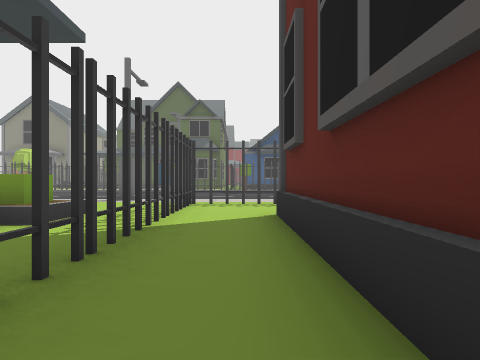
[1] (above)

17 first-person views from a walk through a scene from a Unity 3-D project. The camera is 1.2 m above the floor, looks level and sees 75° across. The floor is counted in squares, 2 m on a side. Each view is taken from the middle of a square. On the plan, view 1 faces up. The plan holds only what a view shows up to about 9 squares ahead; the rest is blank. The place goes on beyond the plan. The player is left out.

[2]
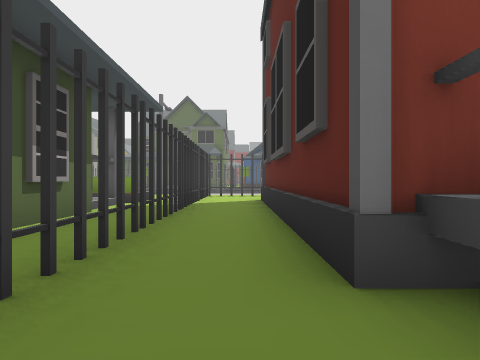

[3]
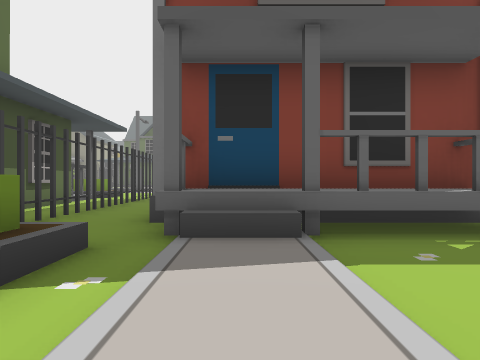

[4]
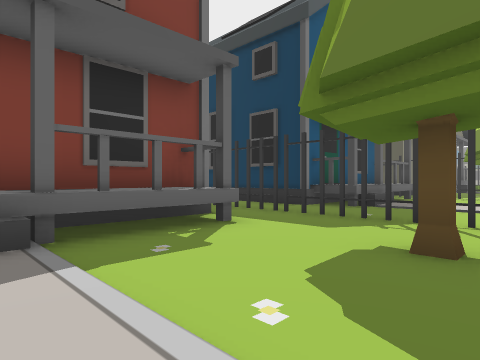

[5]
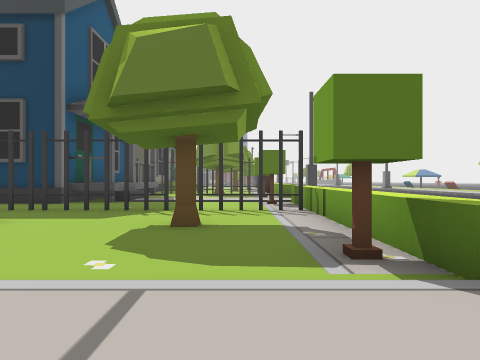

[6]
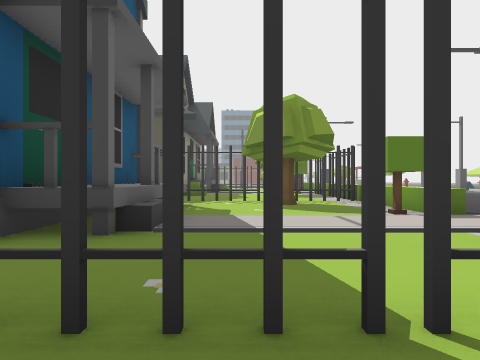

[7]
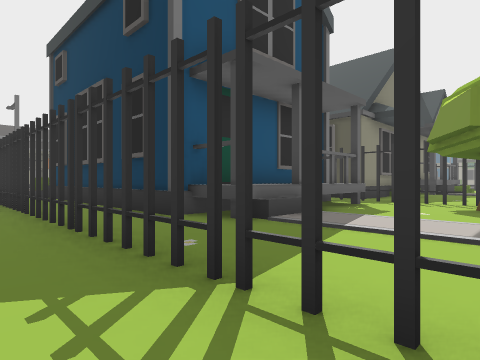

[8]
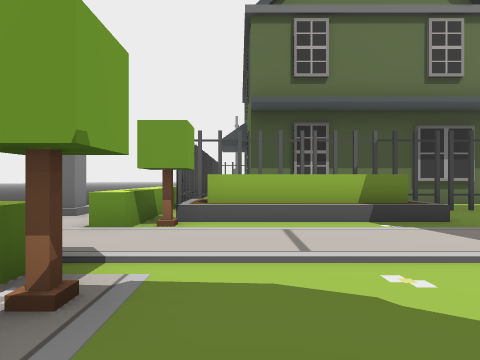

[9]
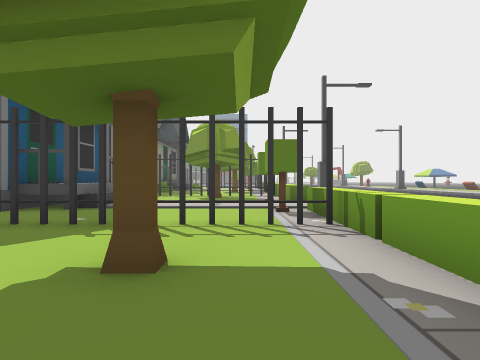

[10]
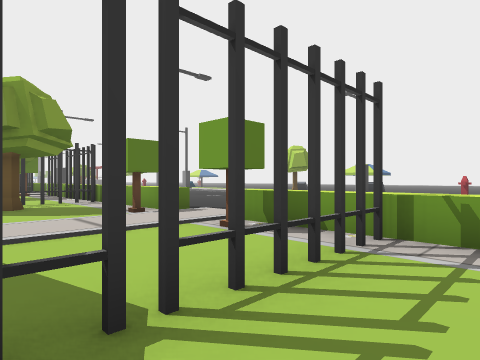

[11]
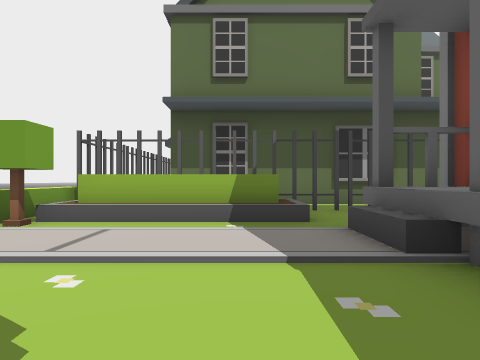

[12]
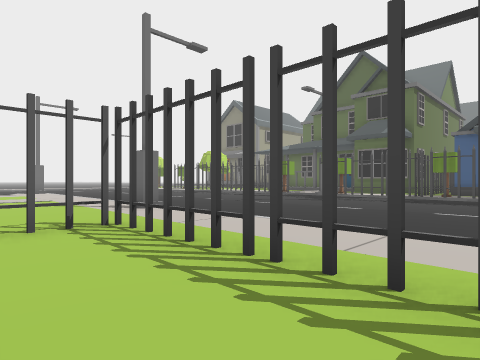

[13]
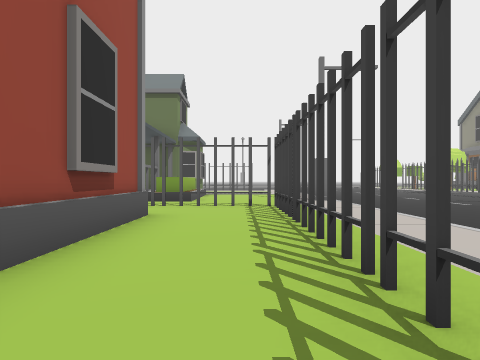

[14]
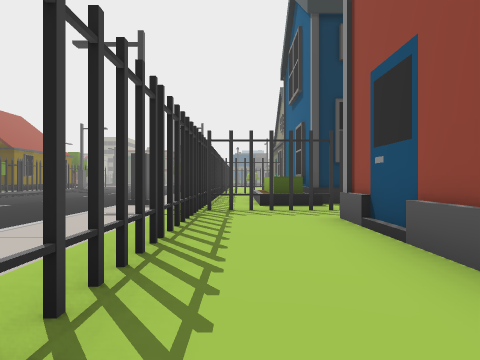

[15]
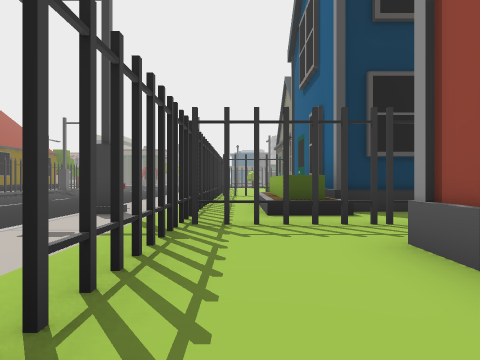

[16]
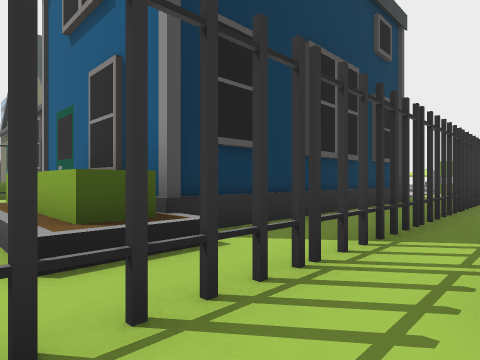

[17]
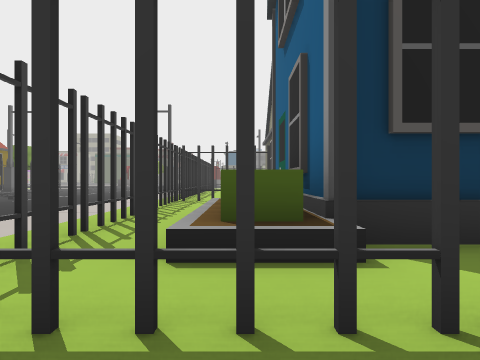

### Floor plan
Key: @ floor where view 1 was taken; # wall or solid block; x gap in a wall; . main floor; - floor 0.25 m lower than the main floor; _ floor 0.5 m lower than the main floor; : floor 1 m higher than the main floor; / step, stairs or slope; = window, fence, low wall or low ledge; ^ raised ledge; T thing the floor can be seen under or through; R tree; F flower; O other object.
Columns run from 7 left of view 1 to 16 right of it. Each row starts with its distance up from view 1.
 16        ___
 15        ___
 14
 13     ------      ----
 12    -------    ------ --
 11    -------   ----------
 10     /////////////O/ /
  9 ....#.........../.....
  8 ......Tx.##.TTTTTTT.##.#
  7   ....T.......T.......#
  6     ..T.......T.OOO   #
  5  OOO/.T.#####TT.######
  4     #.T.#     T.#
  3     x.T.#     T.#
  2     #.T.#     T.#
  1     #.T.#     T.#
  0     #.T@#     T.#
 -1     #.T.#     T.#
 -2     #.T.#####TT.######
 -3     #.T.^:=:=.T..=##=.x
 -4     # #../....T..==...#
 -5     # #O......T.......#.
 -6     # #O....R.x......R..
 -7       #O......#.......#.
 -8    #### R.RFOOOOR.#R O#

Positions as (right, up) in squares from view 1, and headings:
1: (0, 0), facing up
2: (0, -4), facing up
3: (2, -7), facing up
4: (2, -7), facing up-right
5: (1, -7), facing right
6: (6, -5), facing right
7: (6, -7), facing up-right
8: (5, -7), facing left
9: (3, -7), facing right
10: (6, -5), facing down-right
11: (5, -5), facing left
12: (3, 6), facing up-left
13: (6, 7), facing left
14: (1, 7), facing right
15: (3, 7), facing right
16: (6, 7), facing down-right
17: (6, 6), facing right
